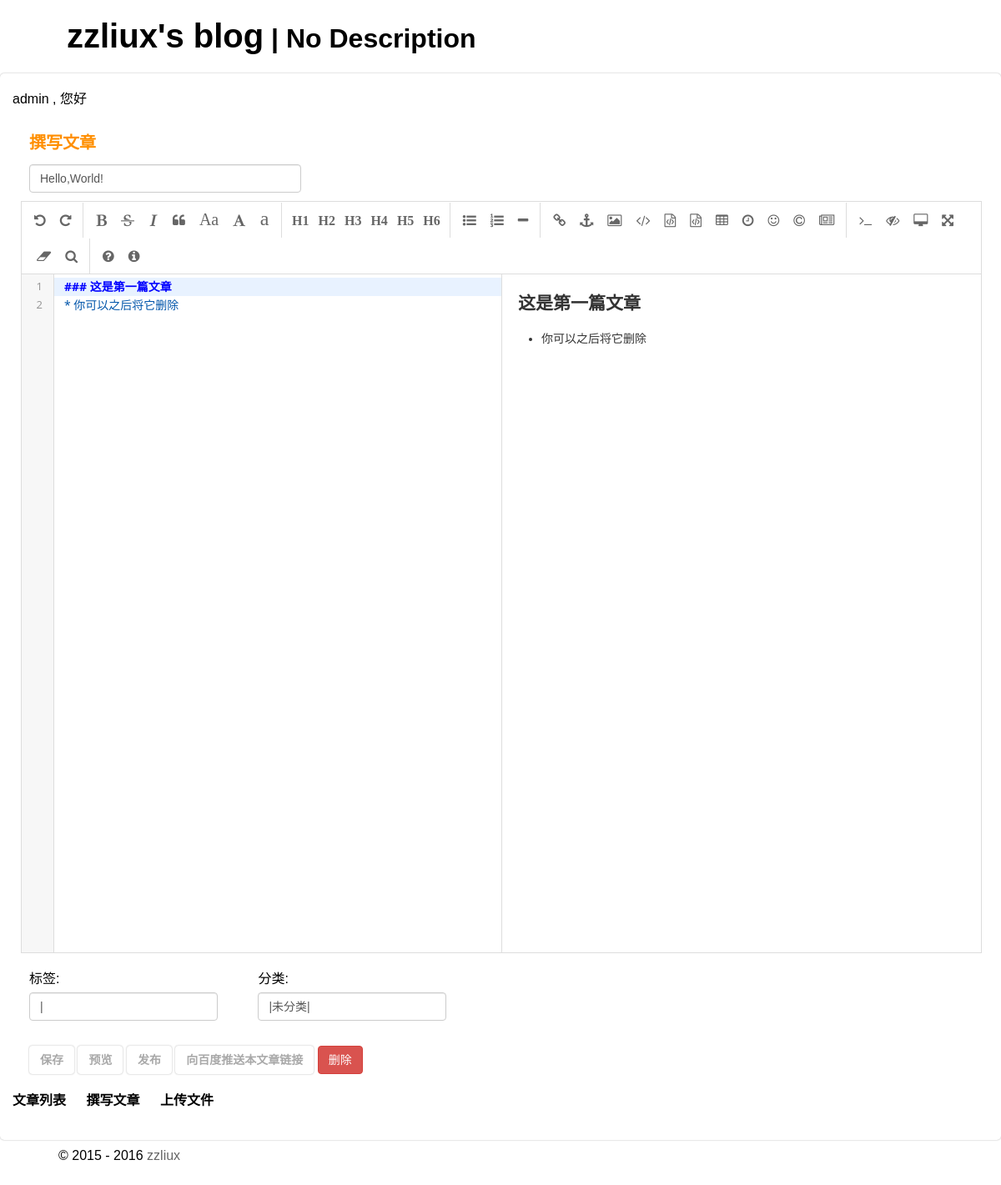
Screenshot of /user/?editor=1&cid=1 (signed in) with the database file from the repository.
### tables this page shows
CREATE TABLE IF NOT EXISTS `xblog_articles` (
  `cid` int(10) unsigned NOT NULL AUTO_INCREMENT,
  `uid` int(10) unsigned NOT NULL,
  `title` text,
  `content` longtext,
  `tags` tinytext,
  `categories` tinytext,
  `date` int(11) NOT NULL DEFAULT '0',
  `status` tinyint(3) unsigned NOT NULL DEFAULT '0',
  `commentStatus` tinyint(1) NOT NULL DEFAULT '1',
  `priority` int(11) NOT NULL DEFAULT '0',
  PRIMARY KEY (`cid`)
);

### config/siteInfo.php (called while the page is built)
<?php
$config = array(
	'blog_title'		=> 'zzliux\'s blog',
	'blog_description'	=> 'No Description',
	'blog_theme' 		=> 'default',
	'blog_siteLink'		=> 'http://localhost/blog/',
	'baiduPushUrlApi'	=> 'http://data.zz.baidu.com/urls?site=www.zzliux.com&token=j4xsy8rafXe70reK',
);

### class/database.class.php (called while the page is built, shortened)
<?php
class database {
	public $ch;
	public $tablePrefix = 'xblog';
	protected $user = array();
	function __construct(){
		require(dirname(__FILE__).'/../config/siteInfo.php');
		$this->ch = new mysqli(HOSTNAME,HOSTUSER,HOSTPWD,HOSTDB);
		$this->ch->query('SET NAMES utf8mb4');
	}
	function getArticle($cid, $status = 1){
		$cid = $this->ch->real_escape_string($cid);
		$status = $this->ch->real_escape_string($status);
		if($status)
			$sql = "SELECT * FROM `{$this->tablePrefix}_articles` WHERE `cid` = '{$cid}' AND `status` > 0";
		else
			$sql = "SELECT * FROM `{$this->tablePrefix}_articles` WHERE `cid` = '{$cid}'";
		$res = $this->ch->query($sql);
		$res = $res->fetch_assoc();
		if($res){
			return $res;
		}else{
			return FALSE;
		}
	}
	function getUser($uid){
		if(!isset($this->user[$uid])){
			$sql = "SELECT `name` FROM `{$this->tablePrefix}_userinfo` WHERE `uid` = {$uid}";
			if($res = $this->ch->query($sql)){
				$res = $res->fetch_assoc();
				$this->user[$uid] = $res['name'];
			}else{
				return FALSE;
			}
		}
		return $this->user[$uid];
	}
}

### user/index.php (the view, shortened to what this page needs)
<?php require_once(dirname(__FILE__).'/../templates/default/component/editorHeader.php') ?>
<div class="post">
<?php
	$db = new database();
	echo $db->getUser($_SESSION['uid']).' , 您好';
?>
<?php if($_GET['editor']){ ?>
<?php
	if(isset($_GET['cid'])){
		$article = (new database())->getArticle($_GET['cid'],0);
	}
?>
<div class="editor">
	<form method="post">
		<div style="display:inline-block;vertical-align:top;width:100%;">
			<div class="editor-header">
				<strong>撰写文章</strong>
			</div>
			<div class="editor-title">
				<input type="text" placeholder="标题" name="title" style="width:300px" value="<?php echo $article['title'] ?>">
			</div>
			<div class="editor-content" id="editormd">
			</div>
			<div class="articleDetails">
				<div class="tags">
					标签:
					<input type="text
	" name="tags" placeholder="使用'|'分开" value="<?php echo $article['tags'] ?>">
				</div>
				<div class="categories">
					分类:
					<input type="text
	" name="categories" placeholder="使用'|'分开" value="<?php echo $article['categories'] ?>">
				</div>
			</div>
		</div>
		<div class="editor-button">
			<button type="submit" class="editor-btn-default" name="draft" value="1">保存</button>
			<?php if($_GET['cid']){ ?>
			<a href="../article/?cid=<?php echo $_GET['cid'] ?>&viewDraft=1" target="_blank" style="color:#A9A9A9" class="editor-btn-default">预览</a>
			<button type="submit" class="editor-btn-default" name="publish" value="1">发布</button>
			<button type="submit" class="editor-btn-default" name="baiduPush" value="1">向百度推送本文章链接</button>
			<button type="submit" class="editor-btn-danger" name="delete" value="1">删除</button>
			<?php } ?>
		</div>
	</form>
</div>
<?php } ?>
<div class="msg">
	<p>
	<a href="?listArticles=1"><strong>文章列表</strong></a>
	<a href="?editor=1" style="margin-left:20px;"><strong>撰写文章</strong></a>
	<a href="../uploads/" style="margin-left:20px;" target="_blank"><strong>上传文件</strong></a></p>
</div>
</div>

### templates/default/css/default.css (style rules this page uses)
body { font-family: Helvetica, Tahoma, Arial, "Microsoft YaHei", "微软雅黑", STXihei, "华文细黑", sans-serif; max-width: 1600px; margin: 0 auto; }
.sidebar .box, .more, .post { border-radius: 5px; -moz-transition: all 0.2s ease-in; -webkit-transition: all 0.2s ease-in; -o-transition: all 0.2s ease-in; transition: all 0.2s ease-in; width: initial; padding: 15px; line-height: 2em; word-wrap: break-word; box-shadow: 0px 0px 2px #AAA; -webkit-box-shadow:0px 0px 2px #AAA; -moz-box-shadow:0px 0px 2px #AAA; }
.more, .post { margin:10px auto; }
.editor { margin: 10px; }
.editor-header { margin:10px; font-size: 20px; color: #FF8F00; }
.editor-title { margin:10px; }
.editor-content { margin:10px; }
.editor-button { margin: 10px; }
.editor-btn-default { display: inline-block; padding: 6px 12px; margin-bottom: 0; font-size: 14px; font-weight: bold; line-height: 1.42857143; text-align: center; white-space: nowrap; vertical-align: middle; -ms-touch-action: manipulation; touch-action: manipulation; cursor: pointer; -webkit-user-select: none; -moz-user-select: none; -ms-user-select: none; user-select: none; color: #A9A9A9; background-image: none; border: 1px solid transparent; border-radius: 4px; background-color: #FFF; box-shadow: 0px 0px 2px #AAA; -webkit-box-shadow:0px 0px 2px #AAA; -moz-box-shadow:0px 0px 2px #AAA; }
.editor-btn-danger { display: inline-block; padding: 6px 12px; margin-bottom: 0; font-size: 14px; font-weight: normal; line-height: 1.42857143; text-align: center; white-space: nowrap; vertical-align: middle; -ms-touch-action: manipulation; touch-action: manipulation; cursor: pointer; -webkit-user-select: none; -moz-user-select: none; -ms-user-select: none; user-select: none; background-image: none; border: 1px solid transparent; border-radius: 4px; color: #fff; background-color: #d9534f; border-color: #d43f3a; }
input, textarea { margin-bottom: 10px; font: inherit; color: inherit; display: block; padding: 6px 12px; font-size: 14px; line-height: 1.42857143; color: #555; background-color: #fff; background-image: none; border: 1px solid #ccc; border-radius: 4px; -webkit-box-shadow: inset 0 1px 1px rgba(0, 0, 0, .075); box-shadow: inset 0 1px 1px rgba(0, 0, 0, .075); -webkit-transition: border-color ease-in-out .15s, -webkit-box-shadow ease-in-out .15s; -o-transition: border-color ease-in-out .15s, box-shadow ease-in-out .15s; transition: border-color ease-in-out .15s, box-shadow ease-in-out .15s; }
.post a { cursor: pointer; text-decoration:none; color:#666; }
.msg a, td a { text-decoration: none; color: #000; }
a { display: inline-block; white-space:nowrap; }
.articleDetails { margin: 10px; }
.articleDetails .categories, .articleDetails .tags { width: 250px; margin-right: 20px; display: inline-block; }
.articleDetails input { width: 80%; }

### rows the page displays
xblog_articles: title "Hello,World!", tags "|", categories "|未分类|"

### other values shown
$db->getOption('blog_title') "zzliux's blog"
$db->getOption('blog_description') "No Description"
$db->getUser($_SESSION['uid']) "admin"
